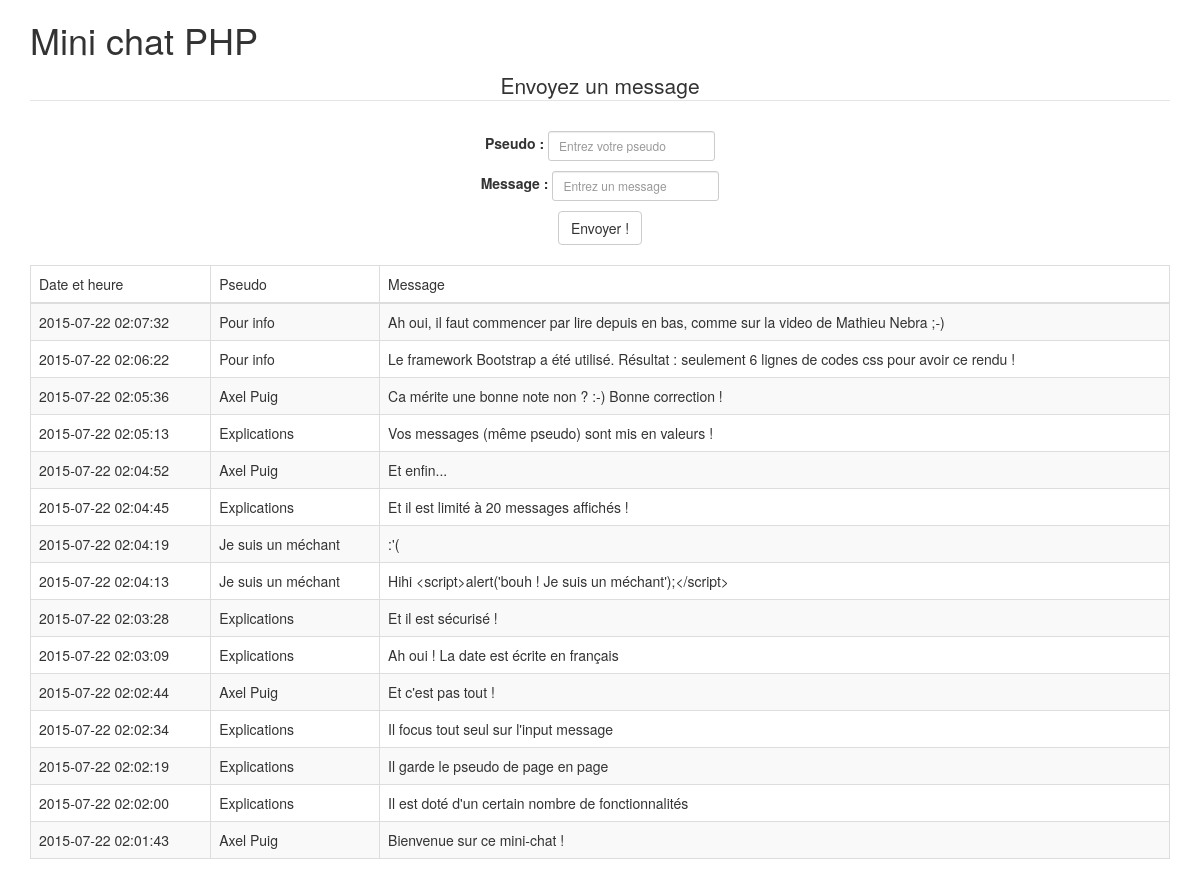
The page / on the database its author committed.
### tables this page shows
CREATE TABLE IF NOT EXISTS `messages` (
  `id` int(11) NOT NULL,
  `datetime` datetime NOT NULL DEFAULT CURRENT_TIMESTAMP,
  `pseudo` varchar(25) NOT NULL,
  `message` text NOT NULL
);

### index.php (the view, shortened to what this page needs)
<!doctype html>
<html lang="fr">
	<head>
		<link rel="stylesheet" href="style.css">
		<link rel="stylesheet" href="bootstrap/css/bootstrap.css">
	</head>
	<body>
		<main class="container">
			<h1>Mini chat PHP</h1>
			<form method="post" class="form-inline text-center" action="envoi.php">
				<legend>Envoyez un message</legend>
				<div class="form-group form-group-sm">
					<label for="pseudo">Pseudo : </label>
					<input name="pseudo" id="pseudo" type="text" class="form-control" placeholder="Entrez votre pseudo">
				</div><br>
				<div class="form-group form-group-sm">
					<label for="message">Message : </label>
					<input name="message" id="message" type="text" class="form-control" placeholder="Entrez un message">
				</div><br>
				<div class="form-group form-group-sm">
					<button class="pull-right btn btn-default" type="submit">Envoyer !</button>
				</div>
			</form>
			<?php
			try {
				$bdd = new PDO('mysql:host=localhost;dbname=chat-php;charset=utf8', 'root', '');
			}
			catch (Exception $e)
			{
				die('Erreur : ' . $e->getMessage());
			}
			$reponse = $bdd->query('SELECT * FROM messages ORDER BY datetime DESC LIMIT 0,20');
			?>
			<table class="table table-striped table-bordered table-hover">
				<thead>
					<td>Date et heure</td>
					<td>Pseudo</td>
					<td>Message</td>
				</thead>
				<tbody>
					<?php while($donnees = $reponse->fetch()){ ?>
					<tr>
						<td class="date"><?php echo $donnees['datetime']; ?></td>
						<td class="pseudo"><?php echo $donnees['pseudo']; ?></td>
						<td class="message"><?php echo $donnees['message'] ?></td>
					</tr>
					<?php } ?>
				</tbody>
			</table>
		</main>
	</body>
</html>

### style.css (style rules this page uses)
.form-group { margin: 10px; }
table { margin-top: 20px; }

### rows shown on the page
messages: datetime "2015-07-22 02:07:32", pseudo "Pour info", message "Ah oui, il faut commencer par lire depuis en bas, comme sur la video de Mathieu Nebra ;-)"
messages: datetime "2015-07-22 02:06:22", pseudo "Pour info", message "Le framework Bootstrap a été utilisé. Résultat : seulement 6 lignes de codes css pour avoir ce rendu !"
messages: datetime "2015-07-22 02:05:36", pseudo "Axel Puig", message "Ca mérite une bonne note non ? :-) Bonne correction !"
messages: datetime "2015-07-22 02:05:13", pseudo "Explications", message "Vos messages (même pseudo) sont mis en valeurs !"
messages: datetime "2015-07-22 02:04:52", pseudo "Axel Puig", message "Et enfin..."
messages: datetime "2015-07-22 02:04:45", pseudo "Explications", message "Et il est limité à 20 messages affichés !"
messages: datetime "2015-07-22 02:04:19", pseudo "Je suis un méchant", message ":'("
messages: datetime "2015-07-22 02:04:13", pseudo "Je suis un méchant", message "Hihi <script>alert('bouh ! Je suis un méchant');</script>"
messages: datetime "2015-07-22 02:03:28", pseudo "Explications", message "Et il est sécurisé !"
messages: datetime "2015-07-22 02:03:09", pseudo "Explications", message "Ah oui ! La date est écrite en français"
messages: datetime "2015-07-22 02:02:44", pseudo "Axel Puig", message "Et c'est pas tout !"
messages: datetime "2015-07-22 02:02:34", pseudo "Explications", message "Il focus tout seul sur l'input message"
messages: datetime "2015-07-22 02:02:19", pseudo "Explications", message "Il garde le pseudo de page en page"
messages: datetime "2015-07-22 02:02:00", pseudo "Explications", message "Il est doté d'un certain nombre de fonctionnalités"
messages: datetime "2015-07-22 02:01:43", pseudo "Axel Puig", message "Bienvenue sur ce mini-chat !"
